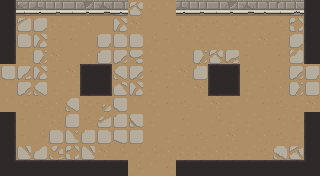

Below is a game level as drawn by its tile map, then a one-line description and the .tmx file that defines it, in full:
An orthogonal 20x11 tile map with 16x16 px tiles, 6 tile layers (ground, dressing, decor, walls, ...), 3 tilesets and 12 objects (5x ENTRY, 5x ENEMY, 2x PROP).

<map version="1.10" tiledversion="1.10.2" orientation="orthogonal" renderorder="right-down" width="20" height="11" tilewidth="16" tileheight="16" infinite="0" nextlayerid="8" nextobjectid="13">
 <tileset firstgid="1" name="wall" tilewidth="16" tileheight="16" tilecount="176" columns="11">
  <image source="../../../gfx/tiles/crypt/walls_floor.png" width="176" height="256" />
 </tileset>
 <tileset firstgid="177" name="slabs" tilewidth="16" tileheight="16" tilecount="207" columns="9">
  <image source="../../../gfx/tiles/crypt/slabs.png" width="144" height="368" />
 </tileset>
 <tileset firstgid="384" name="objects" tilewidth="16" tileheight="16" tilecount="384" columns="24">
  <image source="../../../gfx/tiles/crypt/objects.png" width="384" height="256" />
 </tileset>
 <layer id="1" name="ground" width="20" height="11">
  <data encoding="csv">
357,374,152,160,152,156,164,375,353,152,161,151,152,162,164,161,157,156,341,363,
343,351,347,157,156,158,162,355,163,162,153,157,157,159,151,164,164,159,383,374,
371,339,355,153,160,162,337,336,336,151,153,161,152,156,152,156,163,164,347,366,
348,156,366,163,162,158,331,357,378,161,164,161,366,353,349,153,162,160,368,335,
338,380,355,153,163,157,362,369,357,160,156,163,344,331,370,160,158,153,357,337,
161,357,369,156,156,156,345,361,355,156,160,161,163,340,360,156,153,158,366,334,
161,152,159,158,369,152,374,346,161,152,160,159,156,163,164,161,160,159,156,163,
156,153,161,157,340,159,376,331,348,156,162,160,162,151,156,156,164,160,152,161,
160,153,151,336,375,344,339,335,334,162,156,153,159,153,163,161,158,159,156,162,
353,350,377,363,383,350,163,151,151,151,158,157,157,158,157,156,159,360,356,338,
331,368,363,365,153,162,164,152,151,161,160,157,160,159,156,358,153,158,361,372
</data>
 </layer>
 <layer id="2" name="dressing" width="20" height="11">
  <data encoding="csv">
0,0,0,0,0,0,0,0,0,0,0,0,0,0,0,0,0,0,0,0,
0,0,0,0,0,0,0,0,0,0,0,0,0,0,0,0,0,0,0,0,
0,0,0,0,0,0,0,0,0,0,0,0,0,0,0,0,0,0,0,0,
0,0,0,0,0,0,0,0,0,0,0,0,0,0,0,0,0,0,0,0,
0,0,0,0,0,0,0,0,0,0,0,0,0,0,0,0,0,0,0,0,
0,0,0,0,0,0,0,0,0,0,0,0,0,0,0,0,0,0,0,0,
0,0,0,0,0,0,0,0,0,0,0,0,0,0,0,0,0,0,0,0,
0,0,0,0,0,0,0,0,0,0,0,0,0,0,0,0,0,0,0,0,
0,0,0,0,0,0,0,0,0,0,0,0,0,0,0,0,0,0,0,0,
0,0,0,0,0,0,0,0,0,0,0,0,0,0,0,0,0,0,0,0,
0,0,0,0,0,0,0,0,0,0,0,0,0,0,0,0,0,0,0,0
</data>
 </layer>
 <layer id="3" name="decor" width="20" height="11">
  <data encoding="csv">
0,0,0,0,0,0,0,0,0,0,0,0,0,0,0,0,0,0,0,0,
0,0,0,0,0,0,0,0,0,0,0,0,0,0,0,0,0,0,0,0,
0,0,0,0,0,0,0,0,0,0,0,0,0,0,0,0,0,0,0,0,
0,0,0,0,0,0,0,0,0,0,0,0,0,0,0,0,0,0,0,0,
0,0,0,0,0,0,0,0,0,0,0,0,0,0,0,0,0,0,0,0,
0,0,0,0,0,0,0,0,0,0,0,0,0,0,0,0,0,0,0,0,
0,0,0,0,0,0,0,0,0,0,0,0,0,0,0,0,0,0,0,0,
0,0,0,0,0,0,0,0,0,0,0,0,0,0,0,0,0,0,0,0,
0,0,0,0,0,0,0,0,0,0,0,0,0,0,0,0,0,0,0,0,
0,0,0,0,0,0,0,0,0,0,0,0,0,0,0,0,0,0,0,0,
0,0,0,0,0,0,0,0,0,0,0,0,0,0,0,0,0,0,0,0
</data>
 </layer>
 <layer id="4" name="walls" width="20" height="11">
  <data encoding="csv">
123,196,197,198,199,200,201,202,0,0,0,197,198,199,200,201,202,203,195,125,
123,0,0,0,0,0,0,0,0,0,0,0,0,0,0,0,0,0,0,125,
123,0,0,0,0,0,0,0,0,0,0,0,0,0,0,0,0,0,0,125,
123,0,0,0,0,0,0,0,0,0,0,0,0,0,0,0,0,0,0,125,
0,0,0,0,0,0,0,0,0,0,0,0,0,0,0,0,0,0,0,0,
0,0,0,0,0,0,0,0,0,0,0,0,0,0,0,0,0,0,0,0,
0,0,0,0,0,0,0,0,0,0,0,0,0,0,0,0,0,0,0,0,
123,0,0,0,0,0,0,0,0,0,0,0,0,0,0,0,0,0,0,125,
123,0,0,0,0,0,0,0,0,0,0,0,0,0,0,0,0,0,0,125,
123,0,0,0,0,0,0,0,0,0,0,0,0,0,0,0,0,0,0,125,
134,135,135,135,135,135,135,135,0,0,0,135,135,135,135,135,135,135,135,136
</data>
 </layer>
 <layer id="5" name="props" width="20" height="11">
  <data encoding="csv">
0,0,0,0,0,0,0,0,0,0,0,0,0,0,0,0,0,0,0,0,
0,0,0,0,0,0,0,0,0,0,0,0,0,0,0,0,0,0,0,0,
0,0,0,0,0,0,0,0,0,0,0,0,0,0,0,0,0,0,0,0,
0,0,0,0,0,0,0,0,0,0,0,0,0,0,0,0,0,0,0,0,
0,0,0,0,0,126,127,0,0,0,0,0,0,126,127,0,0,0,0,0,
0,0,0,0,0,137,138,0,0,0,0,0,0,137,138,0,0,0,0,0,
0,0,0,0,0,0,0,0,0,0,0,0,0,0,0,0,0,0,0,0,
0,0,0,0,0,0,0,0,0,0,0,0,0,0,0,0,0,0,0,0,
0,0,0,0,0,0,0,0,0,0,0,0,0,0,0,0,0,0,0,0,
0,0,0,0,0,0,0,0,0,0,0,0,0,0,0,0,0,0,0,0,
0,0,0,0,0,0,0,0,0,0,0,0,0,0,0,0,0,0,0,0
</data>
 </layer>
 <layer id="6" name="overhead" width="20" height="11">
  <data encoding="csv">
0,0,0,0,0,0,0,0,0,0,0,0,0,0,0,0,0,0,0,0,
0,0,0,0,0,0,0,0,0,0,0,0,0,0,0,0,0,0,0,0,
0,0,0,0,0,0,0,0,0,0,0,0,0,0,0,0,0,0,0,0,
0,0,0,0,0,0,0,0,0,0,0,0,0,0,0,0,0,0,0,0,
0,0,0,0,0,0,0,0,0,0,0,0,0,0,0,0,0,0,0,0,
0,0,0,0,0,0,0,0,0,0,0,0,0,0,0,0,0,0,0,0,
0,0,0,0,0,0,0,0,0,0,0,0,0,0,0,0,0,0,0,0,
0,0,0,0,0,0,0,0,0,0,0,0,0,0,0,0,0,0,0,0,
0,0,0,0,0,0,0,0,0,0,0,0,0,0,0,0,0,0,0,0,
0,0,0,0,0,0,0,0,0,0,0,0,0,0,0,0,0,0,0,0,
0,0,0,0,0,0,0,0,0,0,0,0,0,0,0,0,0,0,0,0
</data>
 </layer>
 <objectgroup id="7" name="spawns">
  <object id="1" name="UP" type="ENTRY" x="152" y="24" />
  <object id="2" name="DOWN" type="ENTRY" x="152" y="152" />
  <object id="3" name="LEFT" type="ENTRY" x="24" y="88" />
  <object id="4" name="RIGHT" type="ENTRY" x="296" y="88" />
  <object id="5" name="" type="ENTRY" x="168" y="88" />
  <object id="6" name="" type="ENEMY" x="200" y="88" />
  <object id="7" name="" type="ENEMY" x="120" y="88" />
  <object id="8" name="" type="ENEMY" x="152" y="120" />
  <object id="9" name="" type="ENEMY" x="152" y="56" />
  <object id="10" name="" type="ENEMY" x="248" y="56" />
  <object id="11" name="torch" type="PROP" x="56" y="168" />
  <object id="12" name="torch" type="PROP" x="264" y="168" />
 </objectgroup>
</map>
